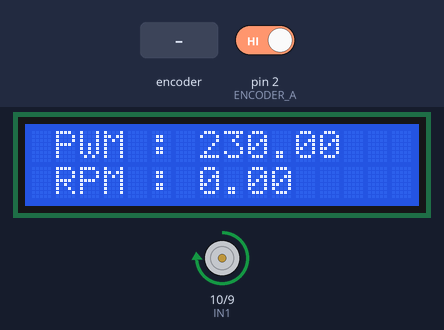
Simulated run of this sketch. Board: Arduino Uno, built with avr-gcc and run on an emulated ATmega328P. On the bench: 16×2 character LCD, motor-driver pin pairs drawn as motors (green arrow = first pin HIGH = forward, orange = second pin HIGH = backward, longer = more drive). The inputs (shaded band) are chosen by the test bench; at power-on: pin 2 (ENCODER_A) HIGH. What the sketch prints to the serial monitor is not drawn.

Above: at 0.21 s.
At 1.2 s:
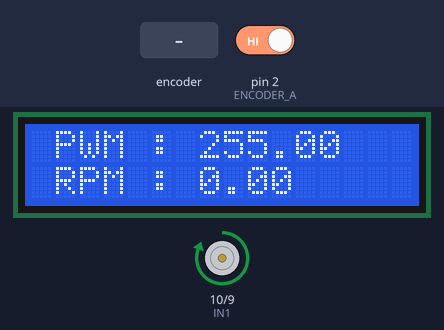
1.3 s: rotary encoder on pin 2 (ENCODER_A) / pin 3 (ENCODER_B) turned 1 step (first pin leading)
At 1.58 s:
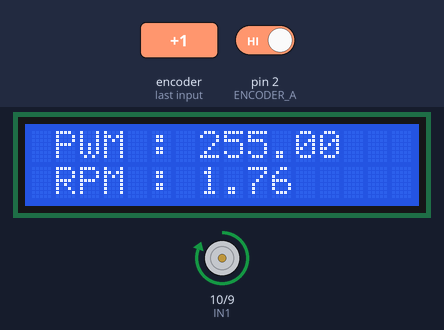
Timing chart, 0 to 4.3 s (numbered marks = the images above; inputs shaded):
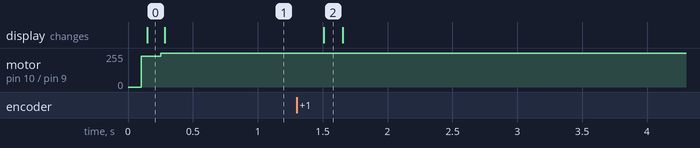

The sketch:

PID_Motor.ino
```cpp
#define IN1 10
#define IN2 9

#define ENCODER_A 2
#define ENCODER_B 3

#include <Wire.h>
#include <LiquidCrystal_I2C.h>
#include <SoftwareSerial.h>

SoftwareSerial espSerial(7, 8); // RX, TX
volatile long encoderCount = 0;

float rpm = 0;
float setpoint = 200;

float Kp = 1.0;
float Ki = 1.5;
float Kd = 0;

float error = 0;
float previousError = 0;
float integral = 0;
float derivative = 0;
float output = 0;

unsigned long previousMillis = 0;

LiquidCrystal_I2C lcd(0x27,16,2);

void setup()
{
  Serial.begin(9600);
  espSerial.begin(9600);

  pinMode(IN1, OUTPUT);
  pinMode(IN2, OUTPUT);

  pinMode(ENCODER_A, INPUT_PULLUP);
  pinMode(ENCODER_B, INPUT_PULLUP);

  lcd.init();  lcd.backlight(); lcd.clear();

  attachInterrupt(digitalPinToInterrupt(ENCODER_A), readEncoder, RISING);

}

void loop()
{
  if (millis() - previousMillis >= 100)
  {
    noInterrupts();
    long pulses = encoderCount;
    encoderCount = 0;
    interrupts();

    float PPR = 341.2;

    rpm = (pulses * 600.0) / PPR;

    // PID
    error = setpoint - rpm;
    integral += error * 0.1;
    derivative = (error - previousError) / 0.1;
    output = Kp * error +
             Ki * integral +
             Kd * derivative;
    previousError = error;

    if (output > 255) output = 255;
    if (output < 0) output = 0;

    analogWrite(IN1, output);
    analogWrite(IN2, LOW);

    String kirimData = String(setpoint) + "|" + String(rpm) + "|" + String(output) ;
    espSerial.println(kirimData);

    Serial.print("Setpoint : ");
    Serial.print(setpoint);

    Serial.print(" RPM   Actual : ");
    Serial.print(rpm);

    Serial.print(" PWM : ");
    Serial.println(output);
    // Serial.println(kirimData);

    lcd.setCursor(0,0);
    lcd.print(" PWM : ");
    lcd.print(output);
    lcd.print("  ");

    lcd.setCursor(0,1);
    lcd.print(" RPM : ");
    lcd.print(rpm);
    lcd.print("  ");
    previousMillis = millis();
  }
}

void readEncoder()
{
  encoderCount++;
}
```

Measured:
- after the input at 1.3 s, the display: changes after 0.21 s (image 2)
